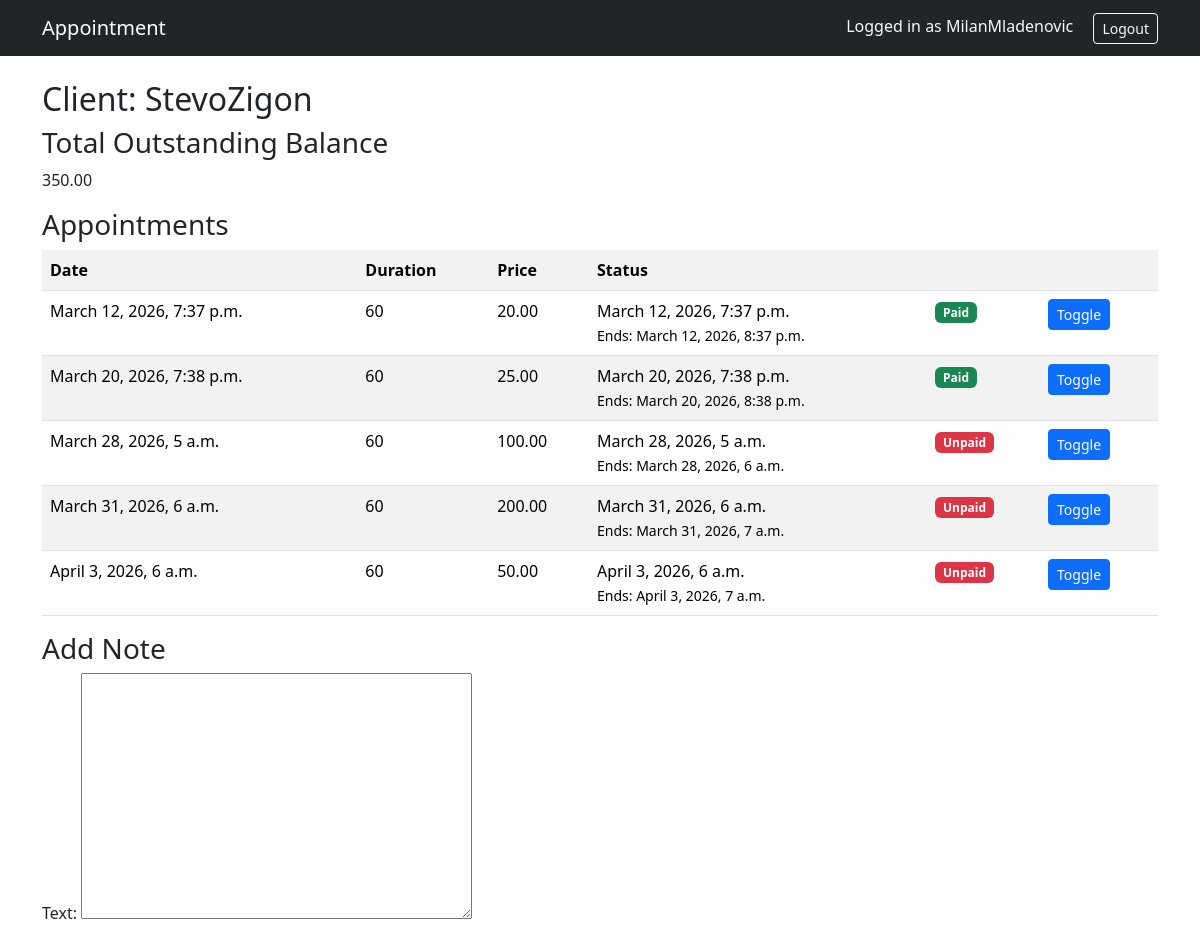
/client/9/ (signed in, upper part), run on an earlier commit of the app's database.
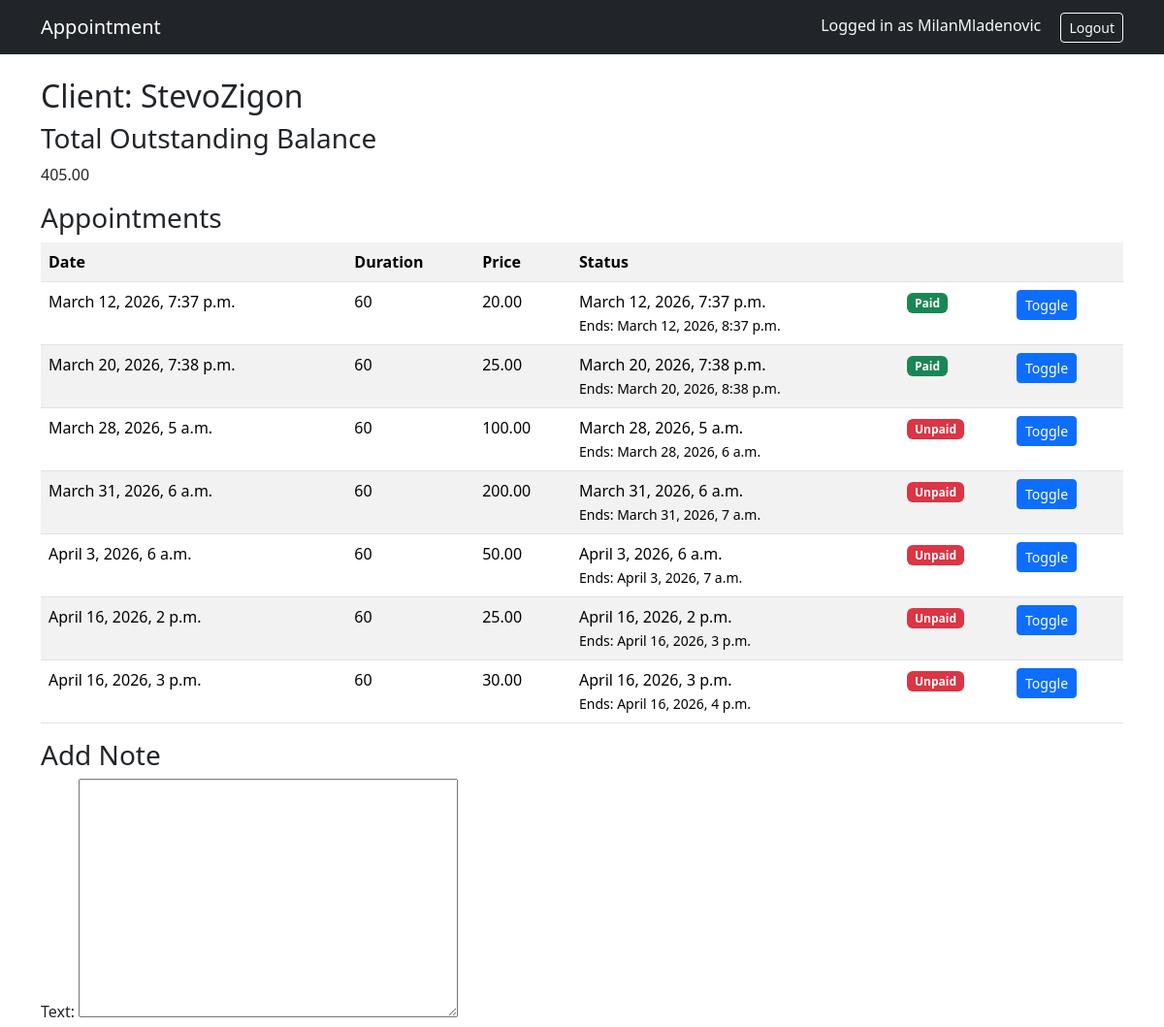
And on a later commit of the database.
### appointments/models.py (models this page shows, shortened)
class Appointment(models.Model):
    psychologist = models.ForeignKey(
        settings.AUTH_USER_MODEL,
        on_delete=models.CASCADE,
        related_name='appointments_as_psychologist',
        limit_choices_to={'role':'psychologist'}
    )
    client = models.ForeignKey(
        settings.AUTH_USER_MODEL,
        on_delete=models.CASCADE,
        related_name='appointment_as_client',
        limit_choices_to={'role':'client'}
    )
    start_time = models.DateTimeField()
    duration = models.IntegerField(default=60)  # minutes
    end_time = models.DateTimeField()
    price = models.DecimalField(max_digits=8, decimal_places=2)
    paid = models.BooleanField(default=False)
    def end_time(self):
        return self.start_time + timedelta(minutes=self.duration)

### users/views.py (the view)
# urls.py: path('client/<int:client_id>/', client_detail, name='client_detail'),
@login_required
def client_detail(request, client_id):
    client = get_object_or_404(User, id=client_id, role='client')
    appointments = Appointment.objects.filter(
        client=client
    ).order_by('start_time')
    unpaid_appointments = appointments.filter(paid=False)
    total_due = sum(a.price for a in unpaid_appointments)
    notes = Note.objects.filter(client=client).order_by('-created_at')
    if request.method == "POST":
        form = NoteForm(request.POST, request.FILES)
        if form.is_valid():
            note = form.save(commit=False)
            note.client = client
            note.author = request.user
            note.save()
            return redirect("client_detail", client_id=client.id)
    else:
        form = NoteForm()
    return render(request, "client_detail.html", {
        "client": client,
        "appointments": appointments,
        "total_due": total_due,
        "notes": notes,
        "form": form
    })

### appointments/forms.py
class NoteForm(forms.ModelForm):
    class Meta:
        model = Note
        fields = ["text", "attachment", "visible_to_client"]

### templates/client_detail.html (shortened to what this page needs)
{% extends "base.html" %}
{% block content %}
<h2>Client: {{ client.username }}</h2>
<h3>Total Outstanding Balance</h3>
<p>{{ total_due }}</p>
<h3>Appointments</h3>
<table class="table table-striped">
<tr>
    <th>Date</th>
    <th>Duration</th>
    <th>Price</th>
    <th>Status</th>
    <th></th>
    <th></th>
</tr>
{% for appointment in appointments %}
<tr>
    <td>{{ appointment.start_time }}</td>
    <td>{{ appointment.duration }}</td>
    <td>{{ appointment.price }}</td>
    <td>
        {{ appointment.start_time }} <br>
        <small>Ends: {{ appointment.end_time }}</small>
    </td>
    <td>
        {% if appointment.paid %}
            <span class="badge bg-success">Paid</span>
        {% else %}
            <span class="badge bg-danger">Unpaid</span>
        {% endif %}
    </td>
    <td>
        <a class="btn btn-sm btn-primary"
           href="{% url 'toggle_payment' appointment.id %}">
            Toggle
        </a>
    </td>
</tr>
{% endfor %}
</table>
<h3>Add Note</h3>
<form method="post" enctype="multipart/form-data">
    {{ form.as_p }}
</form>
{% endblock %}

What changed in the data, as far as the page shows it:
added Appointment: start_time "April 16, 2026, 2 p.m.", duration "60", price "25.00", end_time "April 16, 2026, 3 p.m.", paid "Unpaid"
added Appointment: start_time "April 16, 2026, 3 p.m.", duration "60", price "30.00", end_time "April 16, 2026, 4 p.m.", paid "Unpaid"
Also different on the page:
{{ total_due }}: "350.00" → "405.00"
